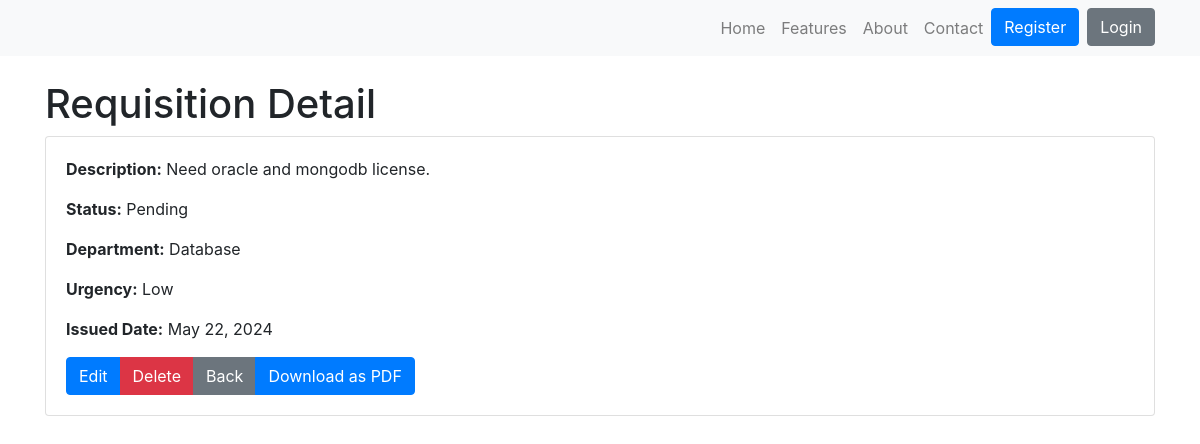
/requisitions/10/, run on an earlier commit of the app's database.
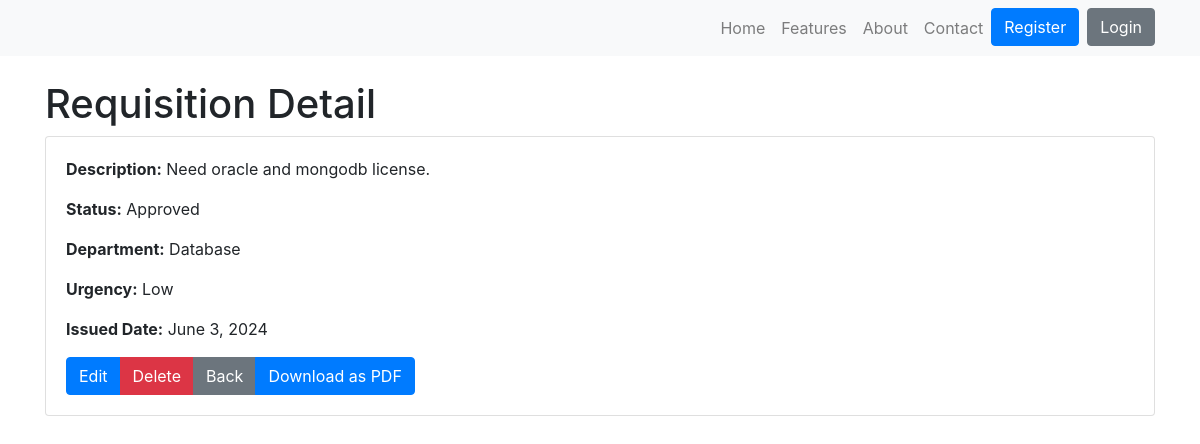
And on a later commit of the database.
### p2p_app/models.py (models this page shows, shortened)
class Requisition(models.Model):
    preferred_supplier = models.ForeignKey(Supplier, on_delete=models.CASCADE, default=1)
    department = models.CharField(max_length=100, null=True)
    urgency = models.CharField(max_length=20, choices=[('Low', 'Low'), ('Medium', 'Medium'), ('High', 'High')], null=True)
    description = models.TextField()
    status = models.CharField(max_length=20, choices=[('Pending', 'Pending'), ('Approved', 'Approved'), ('Rejected', 'Rejected')])
    created_at = models.DateTimeField(auto_now_add=True)
    issued_date = models.DateField(auto_now=True)
    updated_at = models.DateTimeField(auto_now=True)
    shipping_address = models.CharField(max_length=255, default='')
    payment_method = models.CharField(max_length=50, default='e.g.Cash')
    billing_address = models.TextField(default='')

### p2p_app/views.py (the view)
# urls.py: path('requisitions/<int:pk>/', views.requisition_detail, name='requisition_detail'),
def requisition_detail(request, pk):
    requisition = get_object_or_404(Requisition, pk=pk)
    return render(request, 'requisition/requisition_detail.html', {'requisition': requisition})

### p2p_app/templates/requisition/requisition_detail.html (shortened to what this page needs)
{% load static %}
<!DOCTYPE html>
<html>
<head>
    <link rel="stylesheet" href="https://stackpath.bootstrapcdn.com/bootstrap/4.5.2/css/bootstrap.min.css">
</head>
<body>
    <div>{% include 'navbar.html' %}</div>
    <div class="container mt-4">
        <h1>Requisition Detail</h1>
        <div class="card">
            <div class="card-body">
                <p class="card-text"><strong>Description:</strong> {{ requisition.description }}</p>
                <p class="card-text"><strong>Status:</strong> {{ requisition.status }}</p>
                <p class="card-text"><strong>Department:</strong> {{ requisition.department }}</p>
                <p class="card-text"><strong>Urgency:</strong> {{ requisition.urgency }}</p>
                <p class="card-text"><strong>Issued Date:</strong> {{ requisition.issued_date }}</p>
                <div class="btn-group" role="group" aria-label="Requisition Actions">
                    <a href="{% url 'edit_requisition' requisition.pk %}" class="btn btn-primary">Edit</a>
                    <a href="{% url 'delete_requisition' requisition.pk %}" class="btn btn-danger">Delete</a>
                    <a href="{% url 'requisition_list' %}" class="btn btn-secondary">Back</a>
                    <a href="{% url 'generate_requisition_pdf' requisition.id %}" class="btn btn-primary">Download as PDF</a>
                </div>
            </div>
        </div>
    </div>
</body>
</html>

### p2p_app/templates/navbar.html (shortened to what this page needs)
{% load static %}
<!DOCTYPE html>
<html lang="en">
<head>
    <link rel="stylesheet" href="https://stackpath.bootstrapcdn.com/bootstrap/4.5.2/css/bootstrap.min.css">
    <link rel="stylesheet" href="{% static 'css/nav.css' %}">
</head>
<body>
    <nav class="navbar navbar-expand-lg navbar-light bg-light">
        <div class="container">
            <div class="collapse navbar-collapse" id="navbarNav">
                <ul class="navbar-nav ml-auto">
                    <li class="nav-item">
                        <a class="nav-link" href="/">Home</a>
                    </li>
                    <li class="nav-item">
                        <a class="nav-link" href="#">Features</a>
                    </li>
                    <li class="nav-item">
                        <a class="nav-link" href="#">About</a>
                    </li>
                    <li class="nav-item">
                        <a class="nav-link" href="#">Contact</a>
                    </li>
                    {% if not user.is_authenticated %}
                    <li class="nav-item">
                        <a href="{% url 'register' %}" class="btn btn-primary mr-2">Register</a>
                    </li>
                    <li class="nav-item">
                        <a href="{% url 'login' %}" class="btn btn-secondary">Login</a>
                    </li>
                    {% endif %}
                </ul>
            </div>
        </div>
    </nav>
</body>
</html>

What changed in the data, as far as the page shows it:
changed Requisition "Need oracle and mongodb license.": status "Pending" → "Approved"; issued_date "May 22, 2024" → "June 3, 2024"
